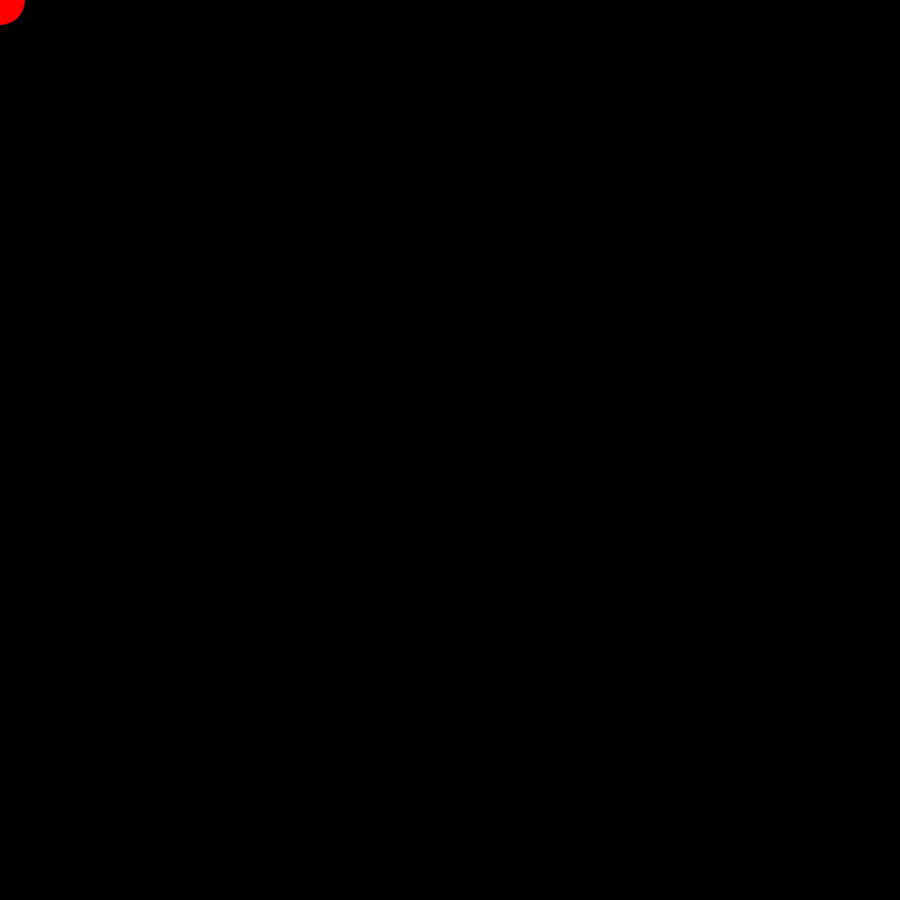
Frame 1 (no input)
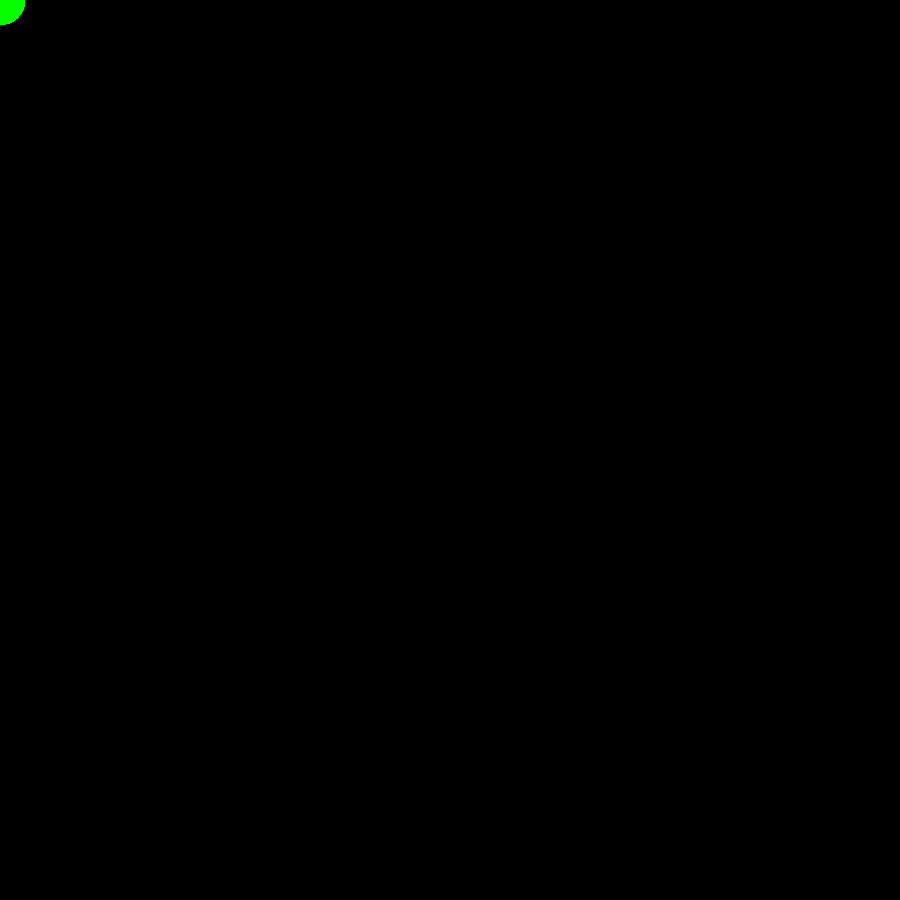
Frame 60 (no input)
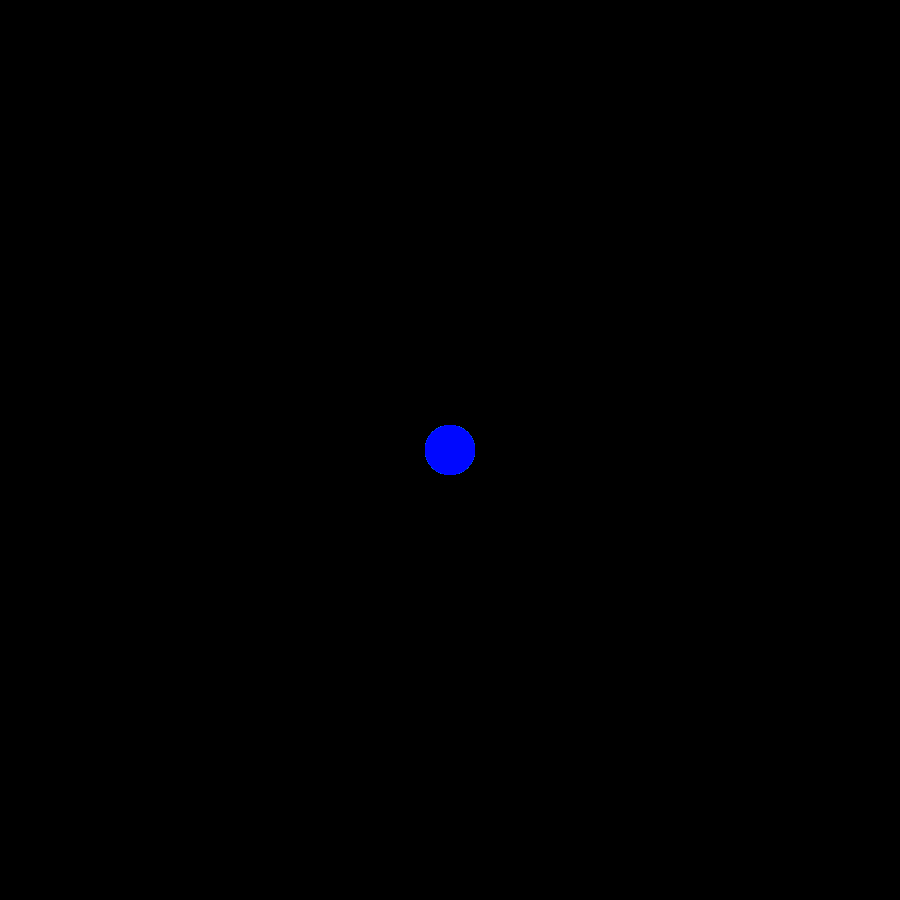
Frame 120 (the mouse pressed at the canvas centre since frame 60)

The p5.js sketch that drew these frames (run headless with seeded random() and noise() and a simulated clock; from frame 60 on, the mouse is pressed at the canvas centre):

// p5.js sketch
// ── sketch.js
let color = 0;
const colorIncrementer = 2;
const circleDiameter = 50;

function setup() {
    createCanvas(900, 900);
    noStroke();
    colorMode(HSL);
    background(0);
}

function draw(){
    fill(color, 100, 50, 1);
    color = (color + colorIncrementer) % 360;

    circle(mouseX, mouseY, circleDiameter);
}

function mousePressed(){
    background(0);
}
